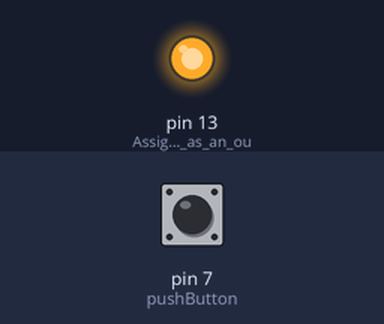
Simulated run of this sketch. Board: Arduino Uno, built with avr-gcc and run on an emulated ATmega328P. Parts: output pins drawn as LEDs (lit = HIGH). The test bench sets the inputs (shaded band); at power-on: pin 7 (pushButton) HIGH. What the sketch prints to the serial monitor is not drawn.

Above: at 1.2 s.
1.3 s: pin 7 (pushButton) pulled LOW for 0.15 s
At 1.38 s:
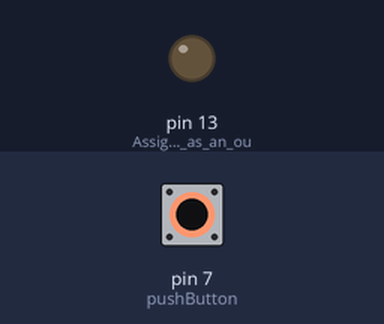
2.9 s: pin 7 (pushButton) pulled LOW for 3.2 s
At 6.6 s:
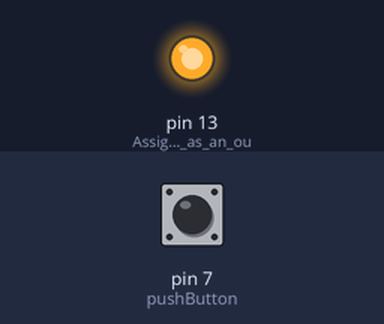
Timing chart, 0 to 8.1 s (numbered marks = the images above; inputs shaded):
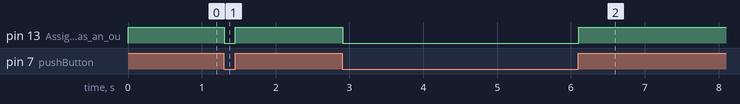

Measured:
- after the input at 1.3 s, pin 13 (Assigning_pin_13_as_an_ou): HIGH → LOW at once, → HIGH 0.15 s later
- after the input at 2.9 s, pin 13 (Assigning_pin_13_as_an_ou): HIGH → LOW at once, → HIGH 3.2 s later

The sketch:

8_pb_rgb1.ino
```cpp
/*
  PB not pressed RGB white PB pressed RGB off

  I used a pushbutton, a RGB LED and a 10 ohm resistor

  This code uses INPUT_PULLUP on the pushbutton

  If the button is pressed, the LED is white. If the button is not pressed,
  the LED is off
*/

int pushButton=7; //Assigning the bit value of pin 7 to the integer "pushButton"

void setup() // the setup function runs once when you press reset or power the board
{
  Serial.begin(9600); // initialize serial communication at 9600 bits per second
  pinMode(pushButton, INPUT_PULLUP); //Assigning "pushButton" as an input pullup
  pinMode(13, OUTPUT); //Assigning pin 13 as an output
}

void loop() // the loop function runs over and over again forever
{
  int sensorVal = digitalRead(pushButton); //Reading the value of "pushButton" and storing it into the integer "sensorVal"
  Serial.println(sensorVal); // print out the state of the button

  /*The pull-up means the pushbutton's logic is inverted. It goes
    HIGH when it's open, and LOW when it's pressed*/

  if (sensorVal == LOW) // The condition for the if fucntion is that the "sensorVal" value must be 0
  {
    digitalWrite(13, LOW); //Pin 13 (RGB) is off
  } else {
    digitalWrite(13, HIGH); //Pin 13 (White RGB) is on
  }
}
```
